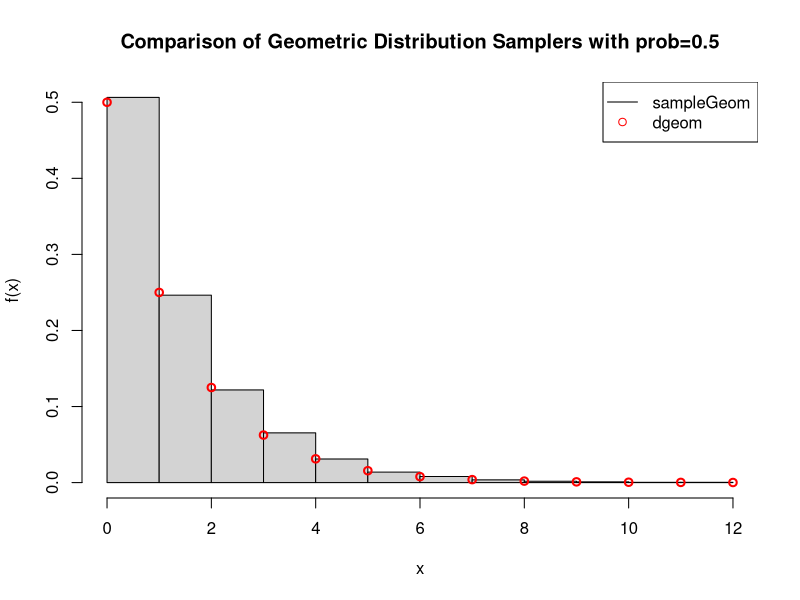
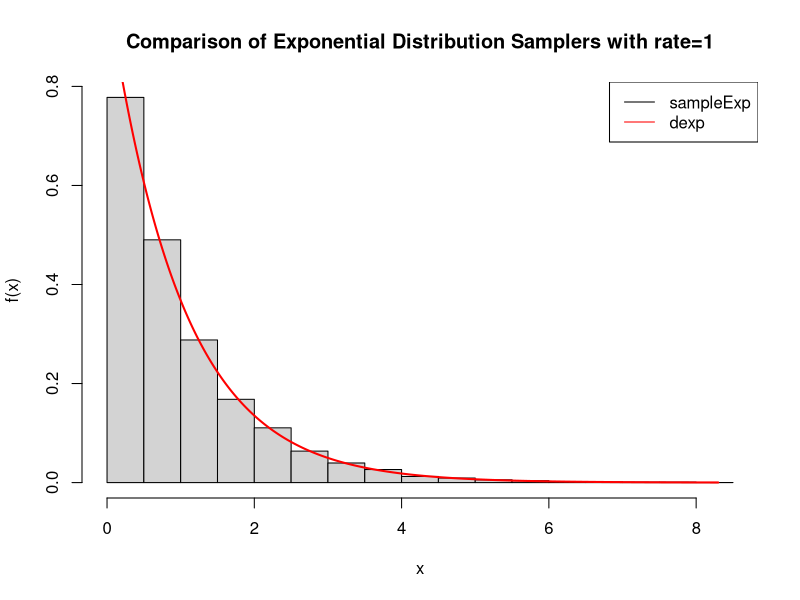
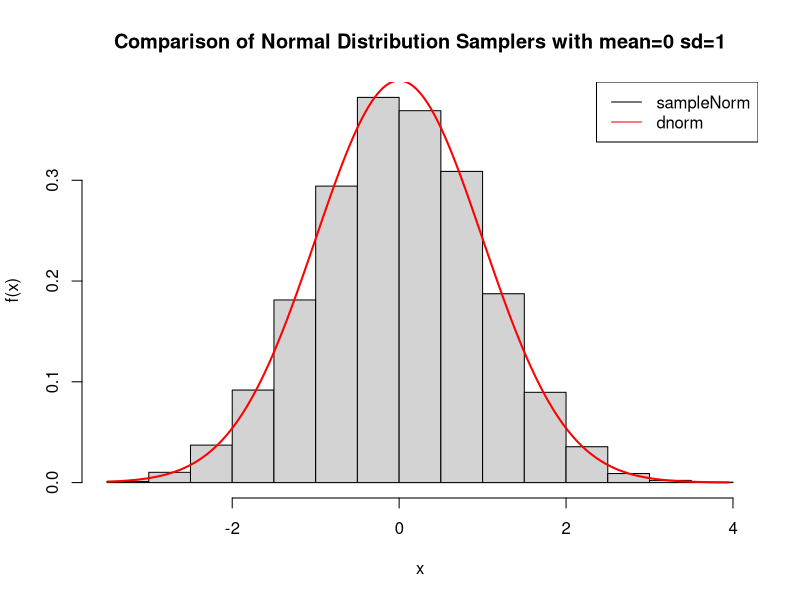
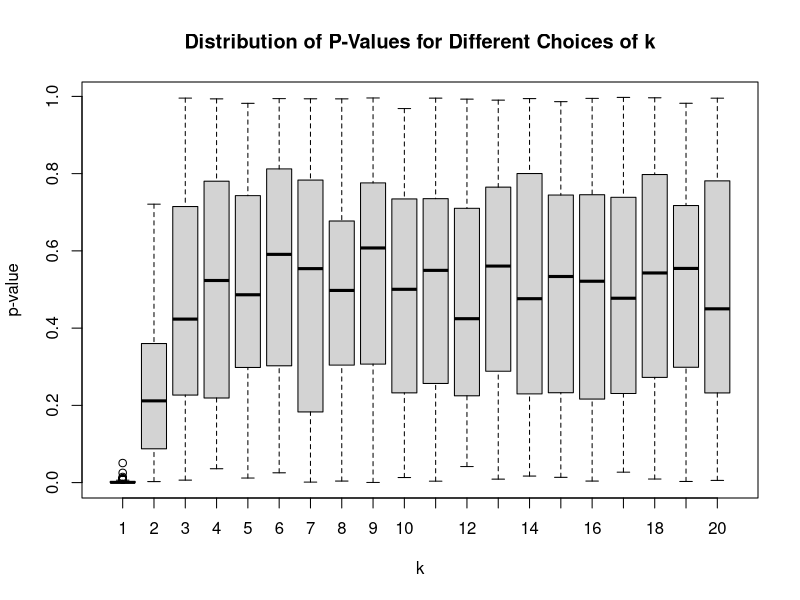
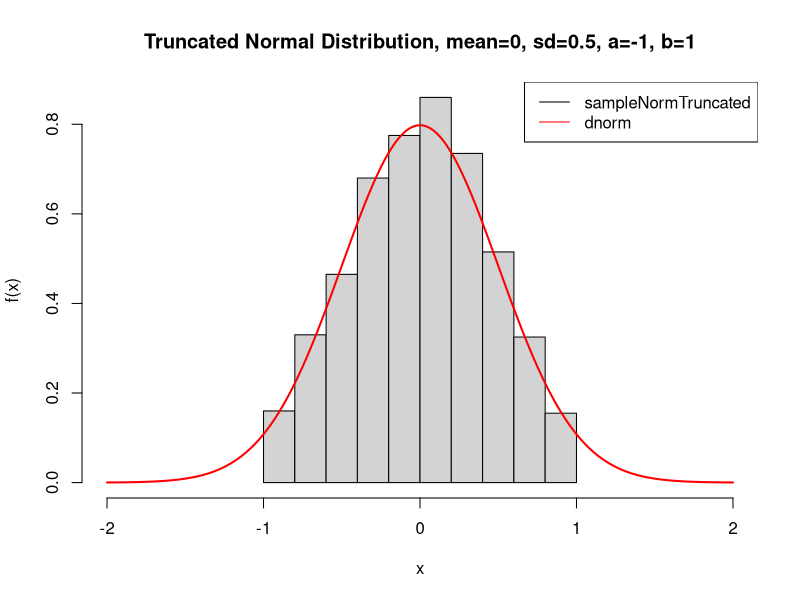

Reproduce these figures in R, in order.
# Name: Christian Peters

set.seed(1234)

# used for creating permutations
library(gtools)
library(ggplot2)

# No. 1)
# ======

sampleRNG <- function(n) {
  sample(2^31, n) / 2^31
}

#' Imlpementation of the gaptest.
#' 
#' @param generator  A random number generator.
#' @param alpha      Left boundary of the gap.
#' @param beta       Right boundary of the gap.
#' @param z          Maximum gap size.
#' @param numSamples Number of samples.
#' 
#' @return Results of the chi-squared test.
gapTest <- function(generator, alpha, beta, z, numSamples=1000) {
  # generate random numbers
  randomNumbers <- generator(numSamples)
  
  # get the gaps
  gaps <- integer(z + 1)
  
  curGap <- 0
  for (i in seq_along(randomNumbers)) {
    # test if the gap is broken
    if (alpha <= randomNumbers[i] && randomNumbers[i] <= beta) {
      # store the gap count at the corresponding index in the gaps vector
      # all gaps >= z are stored at the index z+1
      gapIndex <- min(curGap + 1, z + 1)
      gaps[gapIndex] <- gaps[gapIndex] + 1
      
      curGap <- 0
      next
    }
    
    # still outside the gap
    curGap <- curGap + 1
  }
  
  # calculate the probabilities for each gap
  probabilities <- double(z + 1)
  for (i in seq_along(gaps)) {
    probabilities[i] <- (beta - alpha) * (1 - beta + alpha)^(i - 1)
  }
  probabilities[z+1] <- (1 - beta + alpha)^z
  
  # do the chi-squared test
  test <- chisq.test(x=gaps, p=probabilities)
  
  return(test)
}

#' Implementation of the permutation test.
#' 
#' @param generator        A random number generator.
#' @param elementsPerGroup Number of elements for each group.
#' @param numGroups        Number of groups.
#' 
#' @return The results of the chi squared test.
permutationTest <- function(generator, elementsPerGroup, numGroups) {
  # organize the random numbers as a matrix
  randomNumbers <- matrix(generator(elementsPerGroup * numGroups),
                          nrow=elementsPerGroup, ncol=numGroups)
  
  # create vector to store the count of each permutation
  permutationCounts <- integer(factorial(elementsPerGroup))
  
  # now get the counts of each permutation
  indexPermutations <- permutations(elementsPerGroup, elementsPerGroup)
  
  for (i in seq_along(permutationCounts)) {
    # check each group if it corresponds to the current permutation
    permutationHits <- apply(randomNumbers, 2, function(group) {
      as.integer(!is.unsorted(group[indexPermutations[i, ]]))
    })
    
    # store the count
    permutationCounts[i] <- sum(permutationHits)
  }
  
  # do the chi-squared test
  test <- chisq.test(x=permutationCounts)
  
  return(test)
}

#' This function is used to test the RNG using both the gaptest as well as the
#' permutation test.
testGenerator <- function(runsPerTest) {
  # get the p-Values of the gaptest and plot their distribution using a histogram
  gapResults <-replicate(runsPerTest, gapTest(sampleRNG, 0.25, 0.75, 5)$p.value)
  hist(gapResults, xlab='p-value', main='Distribution of P-Values in the Gaptest',
       freq=FALSE)
  
  # do the same for the permutation test using multiple T parameters
  sequenceLength <- 10000
  for (t in 3:5) {
    permutationResults <- replicate(runsPerTest,
                                    permutationTest(
                                      sampleRNG, t, sequenceLength %/% t)$p.value)
    hist(permutationResults, xlab='p-value',
         main=paste0('Distribution of P-Values in the Permutationtest, T=', t),
         freq=FALSE)
  }
  
}

# testGenerator(100)

# As we can see, the p-values are uniformly distributed for both tests. This
# is a good indication that H0 holds true, since the p-values would not be
# uniformly distributed if this was not the case.
# These findings lead to the conclusion that the random number generator in
# fact generates uniformly distributed random numbers.

# No. 2)
# ======

#' This function draws n samples from a geometric distribution with prob being
#' the 'success' rate of the bernoulli experiment.
sampleGeom <- function(n, prob) {
  result <- integer(n)
  for (i in seq_along(result)) {
    # do the bernoulli experiments
    numTrials <- 0
    repeat {
      rand <- sampleRNG(1)
      if (rand <= prob) {
        break
      }
      numTrials <- numTrials + 1
    }
    result[i] <- numTrials
  }
  
  return(result)
}

#' This function is used to test the geometric random number generator.
testGeom <- function(prob, numSamples=10000) {
  # get the random numbers
  randomNumbers <- sampleGeom(numSamples, prob)
  
  # get the 'true' density
  xReference <- seq(0, max(randomNumbers), 1)
  yReference <- dgeom(xReference, prob)
  
  # plot the results
  hist(randomNumbers, xlab='x', ylab='f(x)',
       main=paste0('Comparison of Geometric Distribution Samplers with prob=', prob),
       freq=FALSE, right=FALSE)
  
  points(xReference, yReference, col='red', lwd=2)
  
  legend('topright', legend=c('sampleGeom', 'dgeom'), col=c('black', 'red'),
         lty=c(1, NA), pch=c(NA, 1))
}

testGeom(0.5)

#' This function draws n samples from an exponential distribution with parameter
#' rate.
sampleExp <- function(n, rate) {
  -log(1-sampleRNG(n))/rate
}

#' This function is used to test the exponential distribution random number generator.
testExp <- function(rate, numSamples=10000) {
  # get the random numbers
  randomNumbers <- sampleExp(numSamples, rate)
  
  # get the 'true' density
  xReference <- seq(0, max(randomNumbers), 0.01)
  yReference <- dexp(xReference, rate)
  
  # plot the results
  hist(randomNumbers, xlab='x', ylab='f(x)',
       main=paste0('Comparison of Exponential Distribution Samplers with rate=',
                   rate),
       freq=FALSE, right=FALSE)
  
  lines(xReference, yReference, col='red', lwd=2)
  
  legend('topright', legend=c('sampleExp', 'dexp'), col=c('black', 'red'), lty=1)
}

testExp(1)

#' This function draws n samples form a normal distribution with parameters
#' 'mean' and 'sd'. k represents the number of uniform random variables that
#' are added during the sampling procedure.
sampleNorm <- function(n, mean, sd, k=12) {
  replicate(n, (sum(sampleRNG(k)) - k/2) * sqrt(12/k) * sd + mean)
}

#' This function is used to test the normal distribution random number generator.
testNorm <- function(mean, sd, numSamples=10000) {
  # get the random numbers
  randomNumbers <- sampleNorm(numSamples, mean, sd)
  
  # get the 'true' density
  xReference <- seq(min(randomNumbers), max(randomNumbers), 0.01)
  yReference <- dnorm(xReference, mean, sd)
  
  # plot the results
  hist(randomNumbers, xlab='x', ylab='f(x)',
       main=paste0('Comparison of Normal Distribution Samplers with mean=', mean,
                   ' sd=', sd),
       freq=FALSE, right=FALSE)
  
  lines(xReference, yReference, col='red', lwd=2)
  
  legend('topright', legend=c('sampleNorm', 'dnorm'), col=c('black', 'red'), lty=1)
}

testNorm(0, 1)

#' This function checks the distribution of p-values of the shapiro test
#' for different values of k.
kPlots <- function(samplesPerTest=100, testsPerK=100, maxK=20) {
  # store the p-values here
  pValues <- double(testsPerK * maxK)
  # carry out the tests
  for (k in seq_len(maxK)) {
    for (i in seq_len(testsPerK)) {
      pValues[(k-1)*testsPerK+i] <- shapiro.test(
        sampleNorm(samplesPerTest, 0, 1, k))$p.value
    }
  }
  # plot the results using boxplots
  res <- data.frame(pValue=pValues, k=rep(seq_len(maxK), each=testsPerK))
  boxplot(pValue~k, data=res, xlab='k', ylab='p-value',
          main='Distribution of P-Values for Different Choices of k')
}

kPlots()

# As we can see in the plot, k=6 already yields quite satisfactory results.

# No. 3)
# ======

#' This function samples random numbers from a truncated normal distribution using
#' the rejection method.
#' 
#' @param n Number of samples to draw.
#' @param mean Mean of the normal distribution.
#' @param sd Standard deviation of the normal distribution.
#' @param a Lower interval border.
#' @param b Upper interval border.
#' 
#' @return A vector containing n random numbers of the truncated normal distribution.
sampleNormTruncated <- function(n, mean, sd, a, b) {
  res <- double(n)
  i <- 1
  # get the maximum of the normal distribution in the interval
  if (a <= mean && b >= mean) {
    kq <- dnorm(mean, mean=mean, sd=sd)
  } else if (a >= mean) {
    kq <- dnorm(a, mean=mean, sd=sd)
  } else {
    kq <- dnorm(b, mean=mean, sd=sd)
  }
  # try sampling random numbers until n numbers where generated
  while(i <= n) {
    x <- (b-a) * sampleRNG(1) + a
    u <- sampleRNG(1)
    if (u <= dnorm(x, mean=mean, sd=sd) / kq) {
      res[i] <- x
      i <- i + 1
    }
  }
  return(res)
}

#' This function is used to test the truncated normal distributed random number
#' generator.
testNormTruncated <- function(mean, sd, a, b, numSamples) {
  # get the random numbers
  randomNumbers <- sampleNormTruncated(numSamples, mean, sd, a, b)
  
  # get the 'true' density
  xReference <- seq(a-1, b+1, 0.01)
  yReference <- dnorm(xReference, mean, sd)
  
  # plot the results
  hist(randomNumbers, xlab='x', ylab='f(x)',
       main=paste0('Truncated Normal Distribution, mean=', mean, ', sd=', sd,
                   ', a=', a, ', b=', b),
       freq=FALSE, right=FALSE, xlim=c(a-1, b+1))
  
  lines(xReference, yReference, col='red', lwd=2)
  
  legend('topright', legend=c('sampleNormTruncated', 'dnorm'),
         col=c('black', 'red'), lty=1)
}

testNormTruncated(0, 0.5, -1, 1, 1000)
